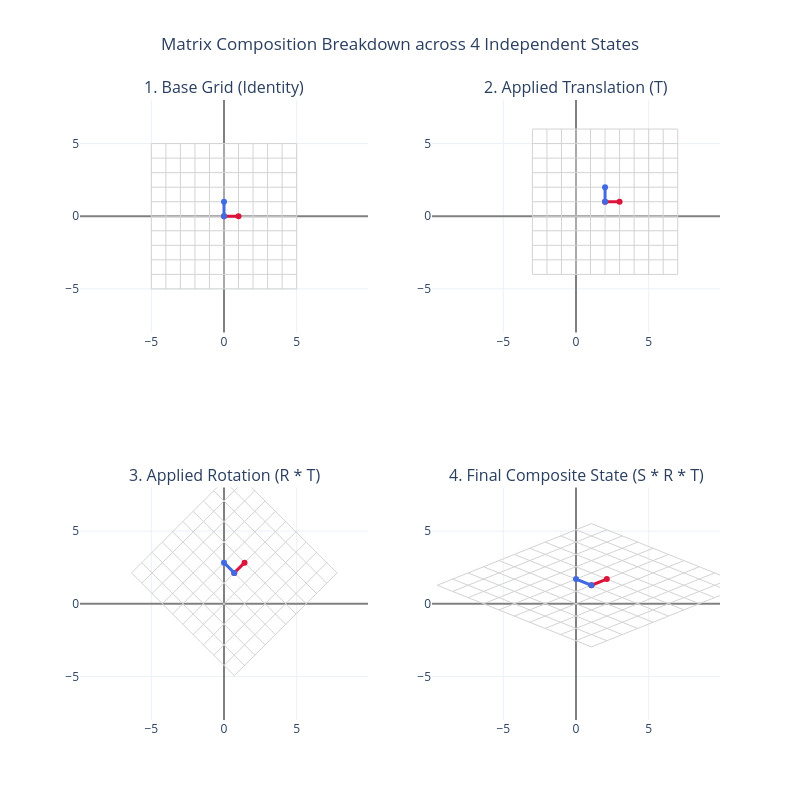

The notebook cell this image was saved under:
### Markdown cell above
# Matrix Compositon and Decmposition

### Code cell
import numpy as np
import plotly.graph_objects as go
from plotly.subplots import make_subplots

# 1. Setup original grid coordinates
n = m = 5
xv, yv, xh, yh = [], [], [], []

for k in range(-n, n+1):
    xv.extend([k, k, np.nan])
    yv.extend([-m, m, np.nan])
for k in range(-m, m+1):
    xh.extend([-m, m, np.nan])
    yh.extend([k, k, np.nan])

# Combine into coordinate arrays
x_orig = np.array(xv + xh)
y_orig = np.array(yv + yh)

# Convert to 3D Homogeneous Coordinates [X, Y, 1]^T for complete 2D transformation control
# We mask out NaNs during transformation to avoid matrix errors, then restore them
valid_mask = ~np.isnan(x_orig)
grid_hom = np.ones((3, len(x_orig)))
grid_hom[0, valid_mask] = x_orig[valid_mask]
grid_hom[1, valid_mask] = y_orig[valid_mask]

# Define Basis Vectors (i-hat and j-hat) points
# Structuring: [Start, End, NaN]
basis_i = np.array([[0, 1, np.nan], [0, 0, np.nan], [1, 1, 1]])
basis_j = np.array([[0, 0, np.nan], [0, 1, np.nan], [1, 1, 1]])

# 2. Define the individual Transformation Matrices
tx, ty = 2, 1          # Translate
theta = np.radians(45) # Rotate
sx, sy = 1.5, 0.6      # Scale

T = np.array([[1, 0, tx], [0, 1, ty], [0, 0, 1]], dtype=float)
R = np.array([[np.cos(theta), -np.sin(theta), 0], [np.sin(theta), np.cos(theta), 0], [0, 0, 1]], dtype=float)
S = np.array([[sx, 0, 0], [0, sy, 0], [0, 0, 1]], dtype=float)

# 3. Compute the Step-by-Step Cumulative Transformations
grid_stage1 = grid_hom                      # Step 1: Base State
grid_stage2 = T @ grid_stage1                # Step 2: Translated
grid_stage3 = R @ grid_stage2                # Step 3: Translated + Rotated
grid_stage4 = S @ grid_stage3                # Step 4: Translated + Rotated + Scaled (Composite Matrix Result)

# Apply same modifications to basis vectors
bi1, bj1 = basis_i, basis_j
bi2, bj2 = T @ bi1, T @ bj1
bi3, bj3 = R @ bi2, R @ bj2
bi4, bj4 = S @ bi3, S @ bj3

# Restore NaNs back into transformed grids for correct line splitting in Plotly
for grid in [grid_stage1, grid_stage2, grid_stage3, grid_stage4]:
    grid[0, ~valid_mask] = np.nan
    grid[1, ~valid_mask] = np.nan

# 4. Initialize Subplots Container
fig = make_subplots(
    rows=2, cols=2,
    subplot_titles=(
        "1. Base Grid (Identity)", 
        "2. Applied Translation (T)", 
        "3. Applied Rotation (R * T)", 
        "4. Final Composite State (S * R * T)"
    )
)

# Helper function to inject standard formatting layers cleanly into plots
def add_transformation_plot(fig, row, col, grid, bi, bj):
    # Plot background grid lines
    fig.add_trace(go.Scatter(x=grid[0], y=grid[1], mode='lines', line=dict(color='lightgray', width=1)), row=row, col=col)
    # Plot i-hat vector trace
    fig.add_trace(go.Scatter(x=bi[0], y=bi[1], mode='lines+markers', line=dict(color='crimson', width=3), marker=dict(size=6)), row=row, col=col)
    # Plot j-hat vector trace
    fig.add_trace(go.Scatter(x=bj[0], y=bj[1], mode='lines+markers', line=dict(color='royalblue', width=3), marker=dict(size=6)), row=row, col=col)

# Add data maps sequentially into designated quadrants
add_transformation_plot(fig, 1, 1, grid_stage1, bi1, bj1)
add_transformation_plot(fig, 1, 2, grid_stage2, bi2, bj2)
add_transformation_plot(fig, 2, 1, grid_stage3, bi3, bj3)
add_transformation_plot(fig, 2, 2, grid_stage4, bi4, bj4)

# 5. Global Layout Controls
fig.update_layout(
    width=800,
    height=800,
    showlegend=False,
    template="plotly_white",
    title_text="Matrix Composition Breakdown across 4 Independent States",
    title_x=0.5
)

# Constrain ranges and secure aspect ratios across all 4 subplot domains
axis_config = dict(range=[-8, 8], autorange=False, scaleanchor="y", scaleratio=1, zeroline=True, zerolinecolor='gray')
fig.update_xaxes(axis_config)
fig.update_yaxes(range=[-8, 8], autorange=False, zeroline=True, zerolinecolor='gray')

fig.show()

### Figure 1 — Plotly figure (JSON) as saved in the notebook; plotly's stock layout.template omitted (floating-point values rounded to 4 significant figures)
{"data": [{"line": {"color": "lightgray", "width": 1}, "mode": "lines", "type": "scatter", "x": [-5.0, -5.0, NaN, -4.0, -4.0, NaN, -3.0, -3.0, NaN, -2.0, -2.0, NaN, -1.0, -1.0, NaN, 0.0, 0.0, NaN, 1.0, 1.0, NaN, 2.0, 2.0, NaN, 3.0, 3.0, NaN, 4.0, 4.0, NaN, 5.0, 5.0, NaN, -5.0, 5.0, NaN, -5.0, 5.0, NaN, -5.0, 5.0, NaN, -5.0, 5.0, NaN, -5.0, 5.0, NaN, -5.0, 5.0, NaN, -5.0, 5.0, NaN, -5.0, 5.0, NaN, -5.0, 5.0, NaN, -5.0, 5.0, NaN, -5.0, 5.0, NaN], "xaxis": "x", "y": [-5.0, 5.0, NaN, -5.0, 5.0, NaN, -5.0, 5.0, NaN, -5.0, 5.0, NaN, -5.0, 5.0, NaN, -5.0, 5.0, NaN, -5.0, 5.0, NaN, -5.0, 5.0, NaN, -5.0, 5.0, NaN, -5.0, 5.0, NaN, -5.0, 5.0, NaN, -5.0, -5.0, NaN, -4.0, -4.0, NaN, -3.0, -3.0, NaN, -2.0, -2.0, NaN, -1.0, -1.0, NaN, 0.0, 0.0, NaN, 1.0, 1.0, NaN, 2.0, 2.0, NaN, 3.0, 3.0, NaN, 4.0, 4.0, NaN, 5.0, 5.0, NaN], "yaxis": "y"}, {"line": {"color": "crimson", "width": 3}, "marker": {"size": 6}, "mode": "lines+markers", "type": "scatter", "x": [0.0, 1.0, NaN], "xaxis": "x", "y": [0.0, 0.0, NaN], "yaxis": "y"}, {"line": {"color": "royalblue", "width": 3}, "marker": {"size": 6}, "mode": "lines+markers", "type": "scatter", "x": [0.0, 0.0, NaN], "xaxis": "x", "y": [0.0, 1.0, NaN], "yaxis": "y"}, {"line": {"color": "lightgray", "width": 1}, "mode": "lines", "type": "scatter", "x": [-3.0, -3.0, NaN, -2.0, -2.0, NaN, -1.0, -1.0, NaN, 0.0, 0.0, NaN, 1.0, 1.0, NaN, 2.0, 2.0, NaN, 3.0, 3.0, NaN, 4.0, 4.0, NaN, 5.0, 5.0, NaN, 6.0, 6.0, NaN, 7.0, 7.0, NaN, -3.0, 7.0, NaN, -3.0, 7.0, NaN, -3.0, 7.0, NaN, -3.0, 7.0, NaN, -3.0, 7.0, NaN, -3.0, 7.0, NaN, -3.0, 7.0, NaN, -3.0, 7.0, NaN, -3.0, 7.0, NaN, -3.0, 7.0, NaN, -3.0, 7.0, NaN], "xaxis": "x2", "y": [-4.0, 6.0, NaN, -4.0, 6.0, NaN, -4.0, 6.0, NaN, -4.0, 6.0, NaN, -4.0, 6.0, NaN, -4.0, 6.0, NaN, -4.0, 6.0, NaN, -4.0, 6.0, NaN, -4.0, 6.0, NaN, -4.0, 6.0, NaN, -4.0, 6.0, NaN, -4.0, -4.0, NaN, -3.0, -3.0, NaN, -2.0, -2.0, NaN, -1.0, -1.0, NaN, 0.0, 0.0, NaN, 1.0, 1.0, NaN, 2.0, 2.0, NaN, 3.0, 3.0, NaN, 4.0, 4.0, NaN, 5.0, 5.0, NaN, 6.0, 6.0, NaN], "yaxis": "y2"}, {"line": {"color": "crimson", "width": 3}, "marker": {"size": 6}, "mode": "lines+markers", "type": "scatter", "x": [2.0, 3.0, NaN], "xaxis": "x2", "y": [1.0, 1.0, NaN], "yaxis": "y2"}, {"line": {"color": "royalblue", "width": 3}, "marker": {"size": 6}, "mode": "lines+markers", "type": "scatter", "x": [2.0, 2.0, NaN], "xaxis": "x2", "y": [1.0, 2.0, NaN], "yaxis": "y2"}, {"line": {"color": "lightgray", "width": 1}, "mode": "lines", "type": "scatter", "x": [0.7071, -6.364, NaN, 1.414, -5.657, NaN, 2.121, -4.95, NaN, 2.828, -4.243, NaN, 3.536, -3.536, NaN, 4.243, -2.828, NaN, 4.95, -2.121, NaN, 5.657, -1.414, NaN, 6.364, -0.7071, NaN, 7.071, 0.0, NaN, 7.778, 0.7071, NaN, 0.7071, 7.778, NaN, 0.0, 7.071, NaN, -0.7071, 6.364, NaN, -1.414, 5.657, NaN, -2.121, 4.95, NaN, -2.828, 4.243, NaN, -3.536, 3.536, NaN, -4.243, 2.828, NaN, -4.95, 2.121, NaN, -5.657, 1.414, NaN, -6.364, 0.7071, NaN], "xaxis": "x3", "y": [-4.95, 2.121, NaN, -4.243, 2.828, NaN, -3.536, 3.536, NaN, -2.828, 4.243, NaN, -2.121, 4.95, NaN, -1.414, 5.657, NaN, -0.7071, 6.364, NaN, 0.0, 7.071, NaN, 0.7071, 7.778, NaN, 1.414, 8.485, NaN, 2.121, 9.192, NaN, -4.95, 2.121, NaN, -4.243, 2.828, NaN, -3.536, 3.536, NaN, -2.828, 4.243, NaN, -2.121, 4.95, NaN, -1.414, 5.657, NaN, -0.7071, 6.364, NaN, 0.0, 7.071, NaN, 0.7071, 7.778, NaN, 1.414, 8.485, NaN, 2.121, 9.192, NaN], "yaxis": "y3"}, {"line": {"color": "crimson", "width": 3}, "marker": {"size": 6}, "mode": "lines+markers", "type": "scatter", "x": [0.7071, 1.414, NaN], "xaxis": "x3", "y": [2.121, 2.828, NaN], "yaxis": "y3"}, {"line": {"color": "royalblue", "width": 3}, "marker": {"size": 6}, "mode": "lines+markers", "type": "scatter", "x": [0.7071, 0.0, NaN], "xaxis": "x3", "y": [2.121, 2.828, NaN], "yaxis": "y3"}, {"line": {"color": "lightgray", "width": 1}, "mode": "lines", "type": "scatter", "x": [1.061, -9.546, NaN, 2.121, -8.485, NaN, 3.182, -7.425, NaN, 4.243, -6.364, NaN, 5.303, -5.303, NaN, 6.364, -4.243, NaN, 7.425, -3.182, NaN, 8.485, -2.121, NaN, 9.546, -1.061, NaN, 10.61, 0.0, NaN, 11.67, 1.061, NaN, 1.061, 11.67, NaN, 0.0, 10.61, NaN, -1.061, 9.546, NaN, -2.121, 8.485, NaN, -3.182, 7.425, NaN, -4.243, 6.364, NaN, -5.303, 5.303, NaN, -6.364, 4.243, NaN, -7.425, 3.182, NaN, -8.485, 2.121, NaN, -9.546, 1.061, NaN], "xaxis": "x4", "y": [-2.97, 1.273, NaN, -2.546, 1.697, NaN, -2.121, 2.121, NaN, -1.697, 2.546, NaN, -1.273, 2.97, NaN, -0.8485, 3.394, NaN, -0.4243, 3.818, NaN, 0.0, 4.243, NaN, 0.4243, 4.667, NaN, 0.8485, 5.091, NaN, 1.273, 5.515, NaN, -2.97, 1.273, NaN, -2.546, 1.697, NaN, -2.121, 2.121, NaN, -1.697, 2.546, NaN, -1.273, 2.97, NaN, -0.8485, 3.394, NaN, -0.4243, 3.818, NaN, 0.0, 4.243, NaN, 0.4243, 4.667, NaN, 0.8485, 5.091, NaN, 1.273, 5.515, NaN], "yaxis": "y4"}, {"line": {"color": "crimson", "width": 3}, "marker": {"size": 6}, "mode": "lines+markers", "type": "scatter", "x": [1.061, 2.121, NaN], "xaxis": "x4", "y": [1.273, 1.697, NaN], "yaxis": "y4"}, {"line": {"color": "royalblue", "width": 3}, "marker": {"size": 6}, "mode": "lines+markers", "type": "scatter", "x": [1.061, 0.0, NaN], "xaxis": "x4", "y": [1.273, 1.697, NaN], "yaxis": "y4"}], "layout": {"annotations": [{"font": {"size": 16}, "showarrow": false, "text": "1. Base Grid (Identity)", "x": 0.225, "xanchor": "center", "xref": "paper", "y": 1, "yanchor": "bottom", "yref": "paper"}, {"font": {"size": 16}, "showarrow": false, "text": "2. Applied Translation (T)", "x": 0.775, "xanchor": "center", "xref": "paper", "y": 1, "yanchor": "bottom", "yref": "paper"}, {"font": {"size": 16}, "showarrow": false, "text": "3. Applied Rotation (R * T)", "x": 0.225, "xanchor": "center", "xref": "paper", "y": 0.375, "yanchor": "bottom", "yref": "paper"}, {"font": {"size": 16}, "showarrow": false, "text": "4. Final Composite State (S * R * T)", "x": 0.775, "xanchor": "center", "xref": "paper", "y": 0.375, "yanchor": "bottom", "yref": "paper"}], "height": 800, "showlegend": false, "title": {"text": "Matrix Composition Breakdown across 4 Independent States", "x": 0.5}, "width": 800, "xaxis": {"anchor": "y", "autorange": false, "domain": [0, 0.45], "range": [-8, 8], "scaleanchor": "y", "scaleratio": 1, "zeroline": true, "zerolinecolor": "gray"}, "xaxis2": {"anchor": "y2", "autorange": false, "domain": [0.55, 1], "range": [-8, 8], "scaleanchor": "y", "scaleratio": 1, "zeroline": true, "zerolinecolor": "gray"}, "xaxis3": {"anchor": "y3", "autorange": false, "domain": [0, 0.45], "range": [-8, 8], "scaleanchor": "y", "scaleratio": 1, "zeroline": true, "zerolinecolor": "gray"}, "xaxis4": {"anchor": "y4", "autorange": false, "domain": [0.55, 1], "range": [-8, 8], "scaleanchor": "y", "scaleratio": 1, "zeroline": true, "zerolinecolor": "gray"}, "yaxis": {"anchor": "x", "autorange": false, "domain": [0.625, 1], "range": [-8, 8], "zeroline": true, "zerolinecolor": "gray"}, "yaxis2": {"anchor": "x2", "autorange": false, "domain": [0.625, 1], "range": [-8, 8], "zeroline": true, "zerolinecolor": "gray"}, "yaxis3": {"anchor": "x3", "autorange": false, "domain": [0, 0.375], "range": [-8, 8], "zeroline": true, "zerolinecolor": "gray"}, "yaxis4": {"anchor": "x4", "autorange": false, "domain": [0, 0.375], "range": [-8, 8], "zeroline": true, "zerolinecolor": "gray"}}}
